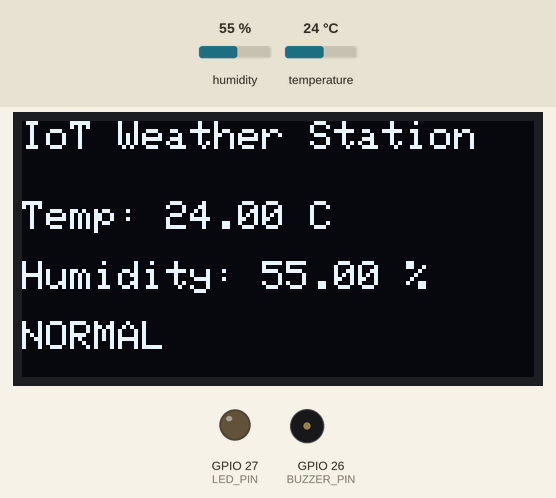
This sketch was run on a simulated ESP32. On the bench: 128×64 one-colour display, output pins drawn as LEDs (lit = HIGH), buzzer (waves = sounding, pin HIGH). Inputs (shaded band) come from the test bench; at power-on: humidity 55 %, temperature 24 °C. WiFi joins after 1.5 s; servers stay silent unless stated; what the sketch prints to the serial monitor is not drawn.

Above: at 1.7 s.

The sketch:

IOT_Weather_Station.ino
```cpp
#include <WiFi.h>
#include <ThingSpeak.h>
#include <Wire.h>
#include <Adafruit_GFX.h>
#include <Adafruit_SSD1306.h>
#include <DHT.h>

#define LED_PIN 27
#define BUZZER_PIN 26

// ---------------- OLED ----------------
#define SCREEN_WIDTH 128
#define SCREEN_HEIGHT 64
Adafruit_SSD1306 display(SCREEN_WIDTH, SCREEN_HEIGHT, &Wire, -1);

// ---------------- DHT ----------------
#define DHTPIN 14
#define DHTTYPE DHT11
DHT dht(DHTPIN, DHTTYPE);

// ---------------- WiFi ----------------
const char* ssid = "DEZO";
const char* password = "9315218705";

// ---------------- ThingSpeak ----------------
WiFiClient client;
unsigned long channelID = 3418095;
const char* writeAPIKey = "MFSDEMS9YWF37SHO";

void setup() {
  Serial.begin(115200);
  pinMode(LED_PIN, OUTPUT);
  pinMode(BUZZER_PIN, OUTPUT);

  digitalWrite(LED_PIN, LOW);
  digitalWrite(BUZZER_PIN, LOW);

  // DHT
  dht.begin();

  // OLED
  Wire.begin(21, 22);

  if (!display.begin(SSD1306_SWITCHCAPVCC, 0x3C)) {
    Serial.println("OLED failed");
    while (1);
  }

  display.clearDisplay();
  display.setTextSize(1);
  display.setTextColor(WHITE);

  display.setCursor(10, 20);
  display.println("BOOTING...");
  display.display();

  // WiFi Connection
  Serial.print("Connecting to WiFi");

  WiFi.begin(ssid, password);

  while (WiFi.status() != WL_CONNECTED) {
    delay(500);
    Serial.print(".");
  }

  Serial.println("\nWiFi Connected!");
  Serial.println(WiFi.localIP());

  ThingSpeak.begin(client);
}

void loop() {
  float humidity = dht.readHumidity();
  float temperature = dht.readTemperature();

  if (temperature > 35) {
  digitalWrite(LED_PIN, HIGH);
  } else {
  digitalWrite(LED_PIN, LOW);
  }

  if (temperature > 40 || humidity > 70) {
  digitalWrite(BUZZER_PIN, HIGH);
  } else {
  digitalWrite(BUZZER_PIN, LOW);
  }

  if (isnan(humidity) || isnan(temperature)) {
    Serial.println("Failed to read from DHT");
    return;
  }

  // Serial Monitor
  Serial.print("Temp: ");
  Serial.print(temperature);
  Serial.print(" C  ");

  Serial.print("Humidity: ");
  Serial.print(humidity);
  Serial.println(" %");

  // OLED Display
  display.clearDisplay();
  display.setTextSize(1);

  display.setCursor(0, 0);
  display.println("IoT Weather Station");

  display.setCursor(0, 20);
  display.print("Temp: ");
  display.print(temperature);
  display.println(" C");

  display.setCursor(0, 35);
  display.print("Humidity: ");
  display.print(humidity);
  display.println(" %");

  display.setCursor(0, 50);

  if (temperature > 35 || humidity > 70) {
  display.println("ALERT!");
  } else {
  display.println("NORMAL");
  }

  display.display();

  // ThingSpeak Upload
  ThingSpeak.setField(1, temperature);
  ThingSpeak.setField(2, humidity);

  int x = ThingSpeak.writeFields(channelID, writeAPIKey);

  if (x == 200) {
    Serial.println("Data uploaded to ThingSpeak");
  } else {
    Serial.print("Upload failed. Error code: ");
    Serial.println(x);
  }

  delay(20000); // ThingSpeak minimum 15 sec
}
```
